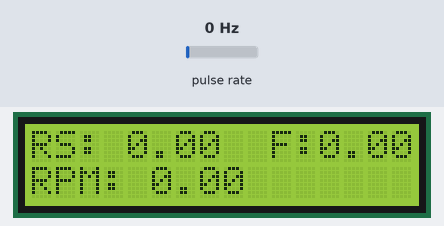
The sketch below on a simulated Arduino Nano, built with avr-gcc and run on an emulated ATmega328P. Parts: 16×2 character LCD. Wiring (inferred from the names in the program): pulse sensor: data pin 3. The test bench sets the inputs (shaded band); at power-on: pulse rate 0 Hz.

Above: at 4.7 s.
4.8 s: pulse rate (sensor on pin 3) set to 4 Hz
At 7.3 s:
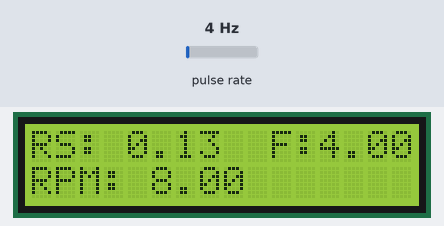
7.6 s: pulse rate (sensor on pin 3) set to 50 Hz
At 10.3 s:
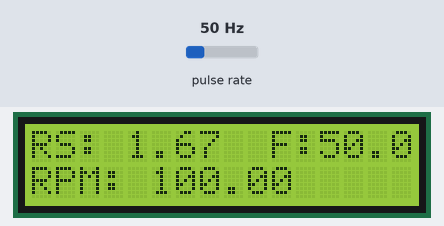
10.6 s: pulse rate (sensor on pin 3) set to 100 Hz
At 12.7 s:
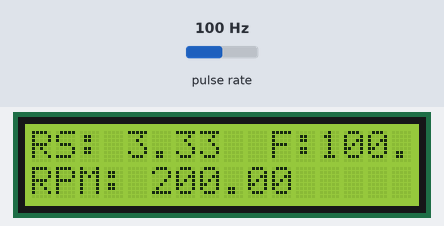
Timing chart, 0 to 14.2 s (numbered marks = the images above; inputs shaded):
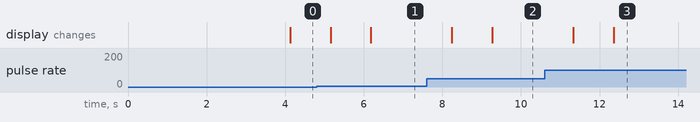

Measured:
- after the input at 4.8 s, the display: first changes after 0.35 s (image 1 shows a later state)
- after the input at 7.6 s, the display: first changes after 0.64 s (image 2 shows a later state)
- after the input at 10.6 s, the display: first changes after 0.73 s (image 3 shows a later state)

The sketch:

Deteccion_RPM_LCD.ino
```cpp
// Seccion 0 - Sección de descripción de conexiones en puertos ------------------
/*
  Conexiones del I2C al Arduino:
  I2C ---->  Arduino Nano
  SCL        A5
  SDA        A4
  VCC        5V
  GND        GND
*/
//-------------------------------------------------------------------------------

// Declaracion de Variables
// Librerias
#include<Wire.h>
#include <LiquidCrystal_I2C.h>

// Definicion de Pines
#define encoder   3

LiquidCrystal_I2C lcd(0x27,16,2); // dependiendo del fabricante del LCD el codigo 0x27 puede cambiar
                                  // 0x3F , 0x20 , 0x38 ,

// Variables
float RPM = 0;

// Variable interrupcion
volatile int contador = 0;


void setup() {
  // Iniciacion de Puertos
  pinMode(encoder, INPUT);

  // Configuracion de la interrupcion
  attachInterrupt(1, interrupcion, RISING);

  // Iniciacion del LCD
  lcd.init();
  lcd.backlight();
  lcd.clear();
  lcd.setCursor(0,0);
  //         0123456789012345
  lcd.print(".. ArduGASGAS .."); // Mensaje a desplegar
  lcd.setCursor(0,1);
  //         0123456789012345
  lcd.print("-   ENCODER    -"); // Mensaje 2 a desplegar
  delay(3000); // espera 3 segundos con el mensaje estatico
}

void loop() {
  delay(1000);
  RPM = contador;

  lcd.clear();

  // Señalizacion de las Revoluciones por segunto
  lcd.setCursor(0,0);
  lcd.print("RS: ");
  lcd.print(RPM/30);

  // Señalizacion de las Revoluciones por segunto
  lcd.setCursor(10,0);
  lcd.print("F:");
  lcd.print(RPM);

  // Señalizacion de las Revoluciones por Minuto
  lcd.setCursor(0,1);
  lcd.print("RPM: ");
  lcd.print((RPM/30)*60);

  contador = 0;
}

// Interrupciones
void interrupcion(){
  contador++;
}
```
